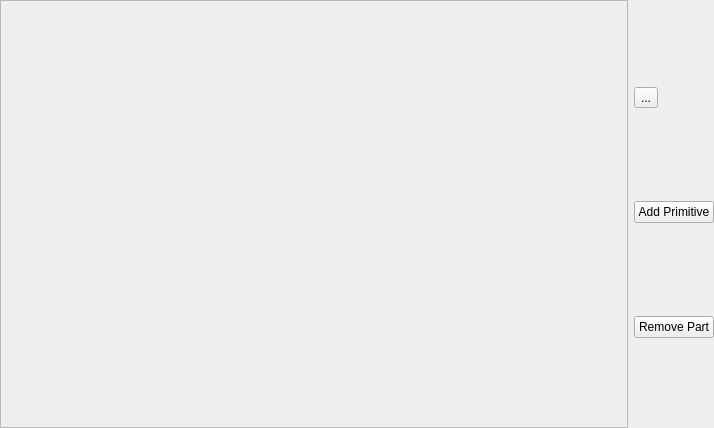
<?xml version="1.0" encoding="UTF-8"?>
<ui version="4.0">
 <class>VRQMainWindow</class>
 <widget class="QMainWindow" name="VRQMainWindow">
  <property name="geometry">
   <rect>
    <x>0</x>
    <y>0</y>
    <width>714</width>
    <height>428</height>
   </rect>
  </property>
  <property name="sizePolicy">
   <sizepolicy hsizetype="Maximum" vsizetype="Maximum">
    <horstretch>0</horstretch>
    <verstretch>0</verstretch>
   </sizepolicy>
  </property>
  <property name="windowTitle">
   <string>MainWindow</string>
  </property>
  <widget class="QWidget" name="m_pQCentralWidget">
   <property name="sizePolicy">
    <sizepolicy hsizetype="Expanding" vsizetype="Expanding">
     <horstretch>0</horstretch>
     <verstretch>0</verstretch>
    </sizepolicy>
   </property>
   <property name="styleSheet">
    <string notr="true">border-color: qlineargradient(spread:pad, x1:0.181818, y1:0.267, x2:1, y2:0, stop:0 rgba(234, 133, 0, 255), stop:1 rgba(255, 255, 255, 255));</string>
   </property>
   <layout class="QGridLayout" name="gridLayout">
    <property name="margin">
     <number>0</number>
    </property>
    <item row="0" column="0">
     <layout class="QHBoxLayout" name="m_pQHorizontalLayout">
      <item>
       <widget class="QFrame" name="m_pQFrame">
        <property name="sizePolicy">
         <sizepolicy hsizetype="Expanding" vsizetype="Expanding">
          <horstretch>0</horstretch>
          <verstretch>0</verstretch>
         </sizepolicy>
        </property>
        <property name="focusPolicy">
         <enum>Qt::StrongFocus</enum>
        </property>
        <property name="frameShape">
         <enum>QFrame::StyledPanel</enum>
        </property>
        <property name="frameShadow">
         <enum>QFrame::Raised</enum>
        </property>
        <layout class="QGridLayout" name="gridLayout_2">
         <item row="0" column="0">
          <widget class="OSGQT_Widget" name="m_pOSGQT_Widget" native="true">
           <property name="sizePolicy">
            <sizepolicy hsizetype="Expanding" vsizetype="Expanding">
             <horstretch>0</horstretch>
             <verstretch>0</verstretch>
            </sizepolicy>
           </property>
           <property name="focusPolicy">
            <enum>Qt::StrongFocus</enum>
           </property>
          </widget>
         </item>
        </layout>
       </widget>
      </item>
      <item>
       <layout class="QVBoxLayout" name="verticalLayout">
        <item>
         <widget class="QToolButton" name="toolButton">
          <property name="text">
           <string>...</string>
          </property>
          <property name="icon">
           <iconset>
            <normaloff>../../Resources/close-icon.png</normaloff>../../Resources/close-icon.png</iconset>
          </property>
          <property name="iconSize">
           <size>
            <width>10</width>
            <height>10</height>
           </size>
          </property>
         </widget>
        </item>
        <item>
         <widget class="QPushButton" name="m_pQAddButton">
          <property name="text">
           <string>Add Primitive</string>
          </property>
         </widget>
        </item>
        <item>
         <widget class="QPushButton" name="m_pQRemoveButton">
          <property name="text">
           <string>Remove Part</string>
          </property>
         </widget>
        </item>
       </layout>
      </item>
     </layout>
    </item>
   </layout>
  </widget>
  <action name="m_pQActionExit">
   <property name="text">
    <string>Exit</string>
   </property>
  </action>
 </widget>
 <customwidgets>
  <customwidget>
   <class>OSGQT_Widget</class>
   <extends>QWidget</extends>
   <header>OSGQT_Widget.h</header>
   <container>1</container>
  </customwidget>
 </customwidgets>
 <resources/>
 <connections>
  <connection>
   <sender>m_pQActionExit</sender>
   <signal>triggered(bool)</signal>
   <receiver>VRQMainWindow</receiver>
   <slot>close()</slot>
   <hints>
    <hint type="sourcelabel">
     <x>-1</x>
     <y>-1</y>
    </hint>
    <hint type="destinationlabel">
     <x>399</x>
     <y>299</y>
    </hint>
   </hints>
  </connection>
  <connection>
   <sender>toolButton</sender>
   <signal>clicked()</signal>
   <receiver>VRQMainWindow</receiver>
   <slot>close()</slot>
   <hints>
    <hint type="sourcelabel">
     <x>648</x>
     <y>113</y>
    </hint>
    <hint type="destinationlabel">
     <x>356</x>
     <y>213</y>
    </hint>
   </hints>
  </connection>
 </connections>
</ui>
